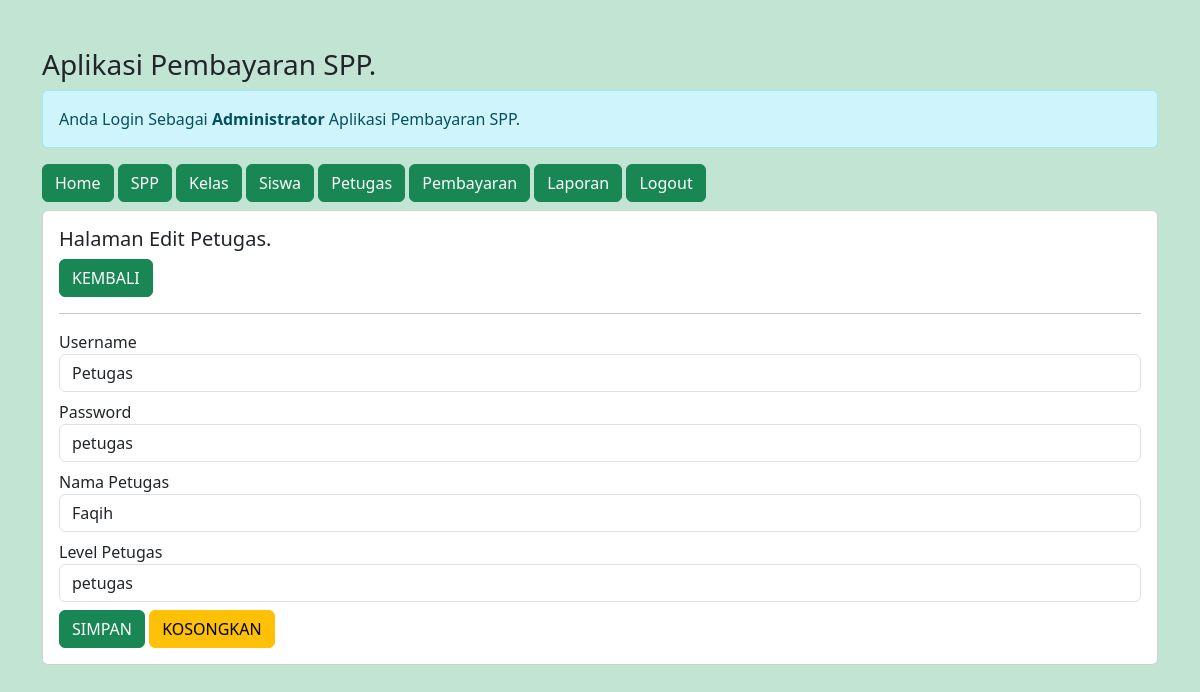
Page /admin/admin.php?url=edit-petugas&id_petugas=6 (signed in) on the committed database.
### tables this page shows
CREATE TABLE `petugas` (
  `id_petugas` int(11) NOT NULL,
  `username` varchar(25) NOT NULL,
  `password` varchar(32) NOT NULL,
  `nama_petugas` varchar(35) NOT NULL,
  `level` enum('admin','petugas','','') NOT NULL
);

### admin/edit-petugas.php (the view, shortened to what this page needs)
<?php
$id_petugas = $_GET['id_petugas'];
include '../koneksi.php';
$sql = "SELECT * FROM petugas WHERE id_petugas='$id_petugas'";
$query = mysqli_query($koneksi, $sql);
$data = mysqli_fetch_array($query);
?>
<h5> Halaman Edit Petugas.</h5>
<a href="?url=petugas" class="btn btn-success"> KEMBALI </a>
<hr>
<form method="post" action="?url=proses-edit-petugas&id_petugas=<?= $id_petugas; ?>">
    <div class="form-group mb-2">
        <label>Username</label>
        <input value="<?= $data['username'] ?>" type="text" name="username" class="form-control" required>
    </div>
    <div class="form-group mb-2">
        <label>Password</label>
        <input value="<?= $data['password'] ?>" type="text" name="password" class="form-control" required>
    </div>
    <div class="form-group mb-2">
        <label>Nama Petugas</label>
        <input value="<?= $data['nama_petugas'] ?>" type="text" name="nama_petugas" class="form-control" required>
    </div>
    <div class="form-group mb-2">
        <label>Level Petugas</label>
        <select name="level" class="form-control" required>
            <option value="<?= $data['level'] ?>"> <?= $data['level'] ?> </option>
        </select>
    </div>
    <div class="form-group">
        <button type="submit" class="btn btn-success"> SIMPAN </button>
        <button type="reset" class="btn btn-warning"> KOSONGKAN </button>
    </div>
</form>

### rows in the picture
petugas: username "Petugas", password "petugas", nama_petugas "Faqih", level "petugas"
